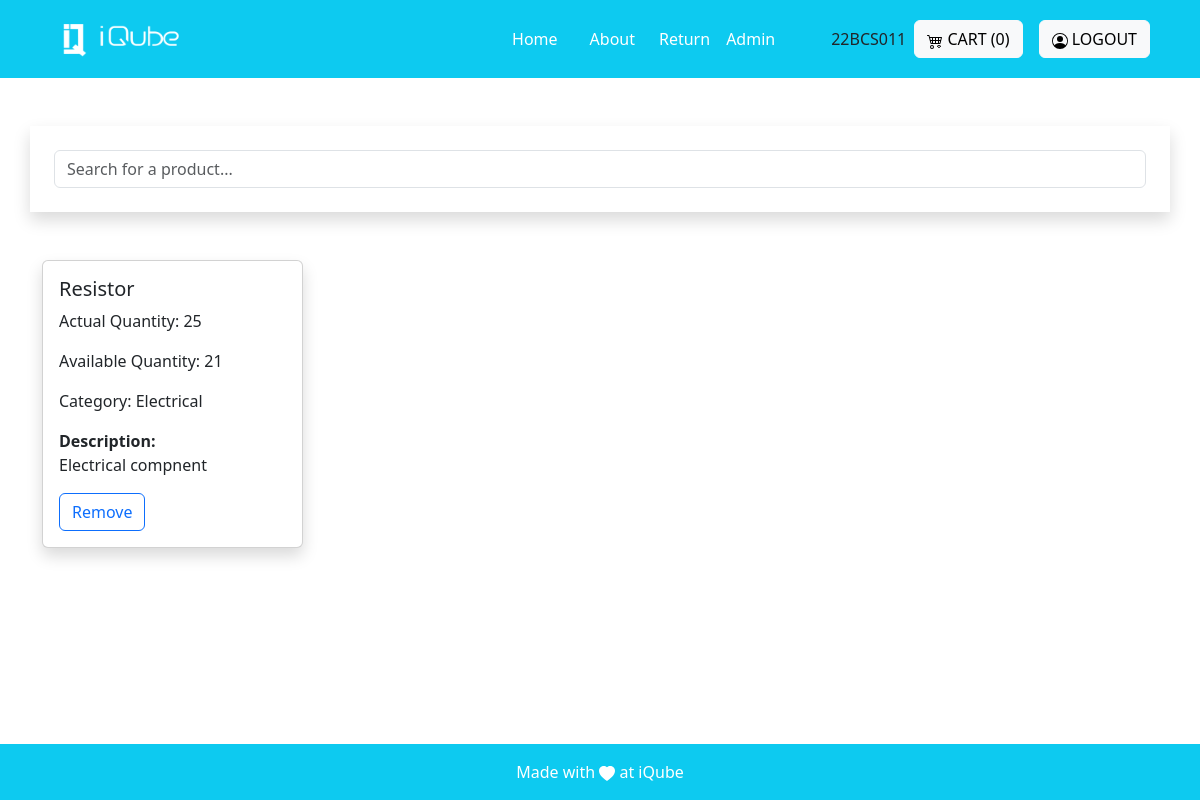
The app's page /product/ (signed in) with its own data.
### invention/models.py (models this page shows, shortened)
class Product(models.Model):
    name=models.CharField(max_length=255)
    decription=models.CharField(max_length=100)
    actual_count=models.PositiveIntegerField()
    available_count=models.PositiveIntegerField()
    dummy_count = models.PositiveIntegerField()
    category= models.ForeignKey('Category', on_delete=models.CASCADE)
    created_at = models.DateTimeField(auto_now=True)
    image = models.ImageField(upload_to='images')

class Category(models.Model):
    name=models.CharField(max_length=25)
    created_by = models.ForeignKey(User, on_delete=models.CASCADE)
    created_at=models.DateTimeField(auto_now=True)
    class Meta:
        verbose_name_plural = 'Categories'
    def __str__(self):
        return str(self.name)

### invention/decorators.py (the view)
        def wrapper_func(request, *args, **kwargs):
            group = None
            mail=AdminMail.objects.all()
            p=0
            for i in mail:
                if request.user.email==i.mail:
                    p=10
            if request.user.groups.exists():
                group = request.user.groups.all()[0].name
            if (group in allowed_roles) or (p==10):
              return view_func(request, *args, **kwargs)
            else:
                return render(request, 'core/no_permission.html')

### invention/views.py (called while the page is built)
@allowed_user(allowed_roles=['admin', 'superadmin'])
@login_required(login_url='login')
def view_product(request):
    products = Product.objects.all()
    cart_items = []
    for product_id, quantity in temporary_cart.items():
            product = Product.objects.get(pk=product_id)
            cart_items.append({'product': product, 'quantity': quantity})
    cart = len(cart_items)
    return render(request, 'adminview/product.html', {'products':products, 'cart':cart,})

### invention/templates/adminview/product.html (shortened to what this page needs)
{% extends 'base.html' %}
{% block base %}
<div class="container p-4 shadow mb-5 mt-5" id="search">
  <input type="text" id="searchInput" class="form-control" placeholder="Search for a product...">
</div>
<div class="container my-4" id="productsContainer">
  <div class="row row-cols-1 row-cols-md-4 g-4" id="productList">
    {% for product in products reversed %}
    <div class="col product-card">
      <div class="card shadow">
        <div class="card-body">
          <h5 class="card-title">{{ product.name }}</h5>
          <p class="card-text">Actual Quantity: {{ product.actual_count }}</p>
          <p class="card-text">Available Quantity: {{ product.available_count }}</p>
          <p class="card-text">Category: {{ product.category }}</p>
          <p class="card-text"><b>Description:</b><br>{{ product.decription }}</p>
          <a href="{% url 'delete_product' product.id %}"><button class="btn btn-outline-primary"  onclick="return confirmRemoveItem('{{product.id }}')">Remove</button></a>
        </div>
      </div>
    </div>
    {% endfor %}
  </div>
</div>
{% endblock %}

### invention/templates/base.html (shortened to what this page needs)
{% load static %}
<!DOCTYPE html>
<html lang="en">
<head>
    <link href="https://cdn.jsdelivr.net/npm/bootstrap@5.3.2/dist/css/bootstrap.min.css" rel="stylesheet"
>
</head>
<body>
    <nav class="sticky-top navbar navbar-expand-lg navbar-dark bg-info p-3">
    <div class="container">
            <a class="navbar-brand" href="#">
                <img src="{% static 'images/logo-white.png' %}" alt="Logo" height="36" width="150">
            </a>
            <div class="collapse navbar-collapse justify-content-end" id="navbarNav">
                <ul class="navbar-nav mx-5">
                    <li class="nav-item mx-2">
                        <a class="nav-link active" href="{% url 'Home'%}">Home</a>
                    </li>
                    <li class="nav-item mx-2">
                        <a class="nav-link active" href="{% url 'About' %}">About</a>
                    </li>
                    <li>
                        <a href="/return_form" class="nav-link active">Return</a>
                    </li>
                    {% for group in request.user.groups.all %}
                        {% if group.name == 'admin' or group.name == 'superadmin' %}
                    <li>
                        <a class="nav-link active" href="{% url 'admin_views' %}">Admin</a>
                    </li>
                        {% endif %}
                    {% endfor %}
                </ul>
            </div>
            {{request.user.username}}
            <div class="mt-3 mt-lg-0 mx-2">
                <a class="btn btn-light" href="{% url 'view_cart' %}">
                    CART ({{cart}})
                </a>
            </div>
            {% if not user.is_authenticated %}
            <div class="mt-3 mt-lg-0 mx-2">
                <a class="btn btn-light" href="{% url "social:begin" 'azuread-tenant-oauth2' %}">
                    <svg xmlns="http://www.w3.org/2000/svg" width="16" height="16" fill="currentColor" class="bi bi-person-circle" viewBox="0 0 16 16">
                    <path d="M11 6a3 3 0 1 1-6 0 3 3 0 0 1 6 0"/>
                        <path fill-rule="evenodd" d="M0 8a8 8 0 1 1 16 0A8 8 0 0 1 0 8m8-7a7 7 0 0 0-5.468 11.37C3.242 11.226 4.805 10 8 10s4.757 1.225 5.468 2.37A7 7 0 0 0 8 1"/>
                    </svg>
                    LOGIN
                </a>
            </div>
            {% else %}
            <div class="mt-3 mt-lg-0 mx-2">
                <a class="btn btn-light" href="{% url 'logout' %}">
                    LOGOUT
                </a>
            </div>
            {% endif %}
        </div>
    </nav>
    <main>
        <div>
            {% block base %}{% endblock %}
        </div>
    </main>
    <footer class="bg-light text-center text-lg-start fixed-bottom">
        <div class="text-center p-2 bg-info p-3" style=" color: white;">
            <div>Made with
                <svg xmlns="http://www.w3.org/2000/svg" width="16" height="16" fill="currentColor"
                    class="bi bi-heart-fill" viewBox="0 0 16 16">
                    <path fill-rule="evenodd"
                        d="M8 1.314C12.438-3.248 23.534 4.735 8 15-7.534 4.736 3.562-3.248 8 1.314z" />
                </svg>
               at iQube
            </div>
        </div>
    </footer>
</body>
</html>
{% load sweetify %}

### invention/templates/base.html (style rules this page uses)
html { scroll-behavior:smooth; }

### records on screen
Product: name "Resistor", actual_count "25", available_count "21", category "Electrical", decription "Electrical compnent"

### other values on screen
{{ request.user.username }} "22BCS011"
{{ cart }} "0"
